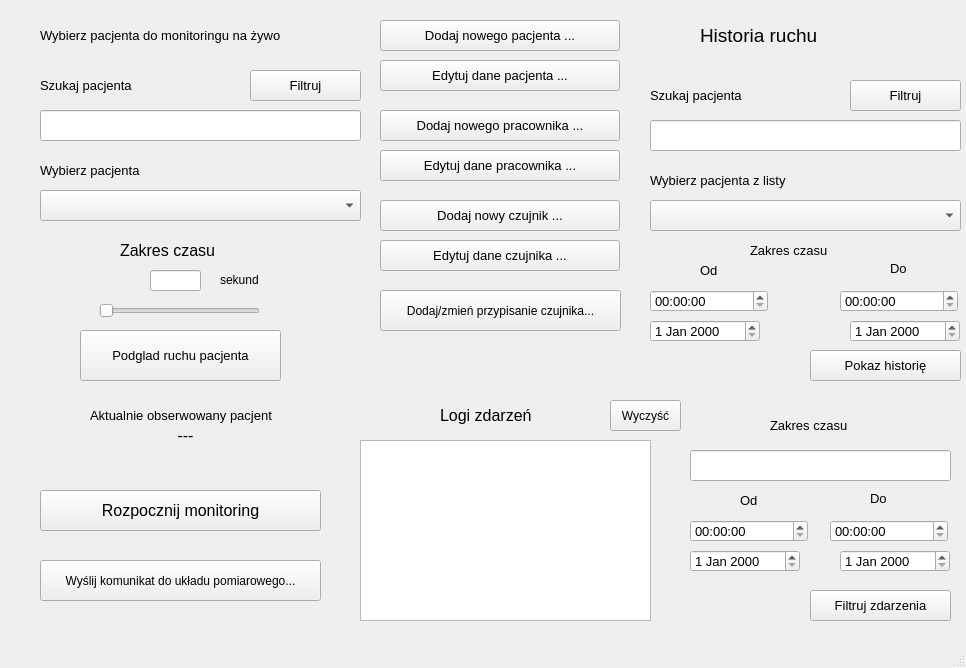
<?xml version="1.0" encoding="UTF-8"?>
<ui version="4.0">
 <class>MainWindow</class>
 <widget class="QMainWindow" name="MainWindow">
  <property name="geometry">
   <rect>
    <x>0</x>
    <y>0</y>
    <width>966</width>
    <height>668</height>
   </rect>
  </property>
  <property name="windowTitle">
   <string>MainWindow</string>
  </property>
  <widget class="QWidget" name="centralwidget">
   <widget class="QDateEdit" name="historyFromDateEdit">
    <property name="geometry">
     <rect>
      <x>650</x>
      <y>320</y>
      <width>110</width>
      <height>22</height>
     </rect>
    </property>
    <property name="font">
     <font>
      <pointsize>10</pointsize>
     </font>
    </property>
   </widget>
   <widget class="QTimeEdit" name="historyFromTimeEdit">
    <property name="geometry">
     <rect>
      <x>650</x>
      <y>290</y>
      <width>118</width>
      <height>22</height>
     </rect>
    </property>
    <property name="font">
     <font>
      <pointsize>10</pointsize>
     </font>
    </property>
   </widget>
   <widget class="QTimeEdit" name="historyToTimeEdit">
    <property name="geometry">
     <rect>
      <x>840</x>
      <y>290</y>
      <width>118</width>
      <height>22</height>
     </rect>
    </property>
    <property name="font">
     <font>
      <pointsize>10</pointsize>
     </font>
    </property>
   </widget>
   <widget class="QDateEdit" name="historyToDateEdit">
    <property name="geometry">
     <rect>
      <x>850</x>
      <y>320</y>
      <width>110</width>
      <height>22</height>
     </rect>
    </property>
    <property name="font">
     <font>
      <pointsize>10</pointsize>
     </font>
    </property>
   </widget>
   <widget class="QPushButton" name="showHistoryButton">
    <property name="geometry">
     <rect>
      <x>810</x>
      <y>350</y>
      <width>151</width>
      <height>31</height>
     </rect>
    </property>
    <property name="font">
     <font>
      <pointsize>10</pointsize>
     </font>
    </property>
    <property name="text">
     <string>Pokaz historię</string>
    </property>
   </widget>
   <widget class="QPushButton" name="newPatientButton">
    <property name="geometry">
     <rect>
      <x>380</x>
      <y>20</y>
      <width>240</width>
      <height>31</height>
     </rect>
    </property>
    <property name="font">
     <font>
      <pointsize>10</pointsize>
     </font>
    </property>
    <property name="text">
     <string>Dodaj nowego pacjenta ...</string>
    </property>
   </widget>
   <widget class="QComboBox" name="patientLiveComboBox">
    <property name="geometry">
     <rect>
      <x>40</x>
      <y>190</y>
      <width>321</width>
      <height>31</height>
     </rect>
    </property>
    <property name="font">
     <font>
      <pointsize>12</pointsize>
     </font>
    </property>
   </widget>
   <widget class="QLabel" name="choosePatientLabel">
    <property name="geometry">
     <rect>
      <x>40</x>
      <y>20</y>
      <width>321</width>
      <height>31</height>
     </rect>
    </property>
    <property name="font">
     <font>
      <pointsize>10</pointsize>
     </font>
    </property>
    <property name="text">
     <string>Wybierz pacjenta do monitoringu na żywo</string>
    </property>
   </widget>
   <widget class="QLabel" name="historyLabel">
    <property name="geometry">
     <rect>
      <x>700</x>
      <y>20</y>
      <width>161</width>
      <height>31</height>
     </rect>
    </property>
    <property name="font">
     <font>
      <pointsize>14</pointsize>
     </font>
    </property>
    <property name="text">
     <string>Historia ruchu</string>
    </property>
   </widget>
   <widget class="QPushButton" name="pushButtonObserve">
    <property name="geometry">
     <rect>
      <x>80</x>
      <y>330</y>
      <width>201</width>
      <height>51</height>
     </rect>
    </property>
    <property name="font">
     <font>
      <pointsize>10</pointsize>
     </font>
    </property>
    <property name="text">
     <string>Podglad ruchu pacjenta</string>
    </property>
   </widget>
   <widget class="QPushButton" name="editPatientButton">
    <property name="geometry">
     <rect>
      <x>380</x>
      <y>60</y>
      <width>240</width>
      <height>31</height>
     </rect>
    </property>
    <property name="font">
     <font>
      <pointsize>10</pointsize>
     </font>
    </property>
    <property name="text">
     <string>Edytuj dane pacjenta ...</string>
    </property>
   </widget>
   <widget class="QPushButton" name="newUserButton">
    <property name="geometry">
     <rect>
      <x>380</x>
      <y>110</y>
      <width>240</width>
      <height>31</height>
     </rect>
    </property>
    <property name="font">
     <font>
      <pointsize>10</pointsize>
     </font>
    </property>
    <property name="text">
     <string>Dodaj nowego pracownika ...</string>
    </property>
   </widget>
   <widget class="QPushButton" name="editUserButton">
    <property name="geometry">
     <rect>
      <x>380</x>
      <y>150</y>
      <width>240</width>
      <height>31</height>
     </rect>
    </property>
    <property name="font">
     <font>
      <pointsize>10</pointsize>
     </font>
    </property>
    <property name="text">
     <string>Edytuj dane pracownika ...</string>
    </property>
   </widget>
   <widget class="QLabel" name="logsLabel">
    <property name="geometry">
     <rect>
      <x>440</x>
      <y>400</y>
      <width>121</width>
      <height>31</height>
     </rect>
    </property>
    <property name="font">
     <font>
      <pointsize>12</pointsize>
     </font>
    </property>
    <property name="text">
     <string>Logi zdarzeń</string>
    </property>
   </widget>
   <widget class="QLabel" name="label_6">
    <property name="geometry">
     <rect>
      <x>740</x>
      <y>490</y>
      <width>21</width>
      <height>20</height>
     </rect>
    </property>
    <property name="font">
     <font>
      <pointsize>10</pointsize>
     </font>
    </property>
    <property name="text">
     <string>Od</string>
    </property>
   </widget>
   <widget class="QTimeEdit" name="eventTimeTo">
    <property name="geometry">
     <rect>
      <x>830</x>
      <y>520</y>
      <width>118</width>
      <height>22</height>
     </rect>
    </property>
    <property name="font">
     <font>
      <pointsize>10</pointsize>
     </font>
    </property>
   </widget>
   <widget class="QTimeEdit" name="eventTimeFrom">
    <property name="geometry">
     <rect>
      <x>690</x>
      <y>520</y>
      <width>118</width>
      <height>22</height>
     </rect>
    </property>
    <property name="font">
     <font>
      <pointsize>10</pointsize>
     </font>
    </property>
   </widget>
   <widget class="QDateEdit" name="eventDateTo">
    <property name="geometry">
     <rect>
      <x>840</x>
      <y>550</y>
      <width>110</width>
      <height>22</height>
     </rect>
    </property>
    <property name="font">
     <font>
      <pointsize>10</pointsize>
     </font>
    </property>
   </widget>
   <widget class="QLabel" name="label_7">
    <property name="geometry">
     <rect>
      <x>870</x>
      <y>490</y>
      <width>21</width>
      <height>16</height>
     </rect>
    </property>
    <property name="font">
     <font>
      <pointsize>10</pointsize>
     </font>
    </property>
    <property name="text">
     <string>Do</string>
    </property>
   </widget>
   <widget class="QDateEdit" name="eventDateFrom">
    <property name="geometry">
     <rect>
      <x>690</x>
      <y>550</y>
      <width>110</width>
      <height>22</height>
     </rect>
    </property>
    <property name="font">
     <font>
      <pointsize>10</pointsize>
     </font>
    </property>
   </widget>
   <widget class="QPushButton" name="showEventsButton">
    <property name="geometry">
     <rect>
      <x>810</x>
      <y>590</y>
      <width>141</width>
      <height>31</height>
     </rect>
    </property>
    <property name="font">
     <font>
      <pointsize>10</pointsize>
     </font>
    </property>
    <property name="text">
     <string>Filtruj zdarzenia</string>
    </property>
   </widget>
   <widget class="QLabel" name="label_8">
    <property name="geometry">
     <rect>
      <x>770</x>
      <y>410</y>
      <width>121</width>
      <height>31</height>
     </rect>
    </property>
    <property name="font">
     <font>
      <pointsize>10</pointsize>
     </font>
    </property>
    <property name="text">
     <string>Zakres czasu</string>
    </property>
   </widget>
   <widget class="QLabel" name="label_9">
    <property name="geometry">
     <rect>
      <x>700</x>
      <y>260</y>
      <width>21</width>
      <height>20</height>
     </rect>
    </property>
    <property name="font">
     <font>
      <pointsize>10</pointsize>
     </font>
    </property>
    <property name="text">
     <string>Od</string>
    </property>
   </widget>
   <widget class="QLabel" name="label_10">
    <property name="geometry">
     <rect>
      <x>890</x>
      <y>260</y>
      <width>21</width>
      <height>16</height>
     </rect>
    </property>
    <property name="font">
     <font>
      <pointsize>10</pointsize>
     </font>
    </property>
    <property name="text">
     <string>Do</string>
    </property>
   </widget>
   <widget class="QLabel" name="label_11">
    <property name="geometry">
     <rect>
      <x>750</x>
      <y>240</y>
      <width>101</width>
      <height>21</height>
     </rect>
    </property>
    <property name="font">
     <font>
      <pointsize>10</pointsize>
     </font>
    </property>
    <property name="text">
     <string>Zakres czasu</string>
    </property>
   </widget>
   <widget class="QLabel" name="currentPersonTitleLabel">
    <property name="geometry">
     <rect>
      <x>90</x>
      <y>400</y>
      <width>251</width>
      <height>31</height>
     </rect>
    </property>
    <property name="font">
     <font>
      <pointsize>10</pointsize>
     </font>
    </property>
    <property name="text">
     <string>Aktualnie obserwowany pacjent</string>
    </property>
   </widget>
   <widget class="QPushButton" name="assignSensorPushButton">
    <property name="geometry">
     <rect>
      <x>380</x>
      <y>290</y>
      <width>241</width>
      <height>41</height>
     </rect>
    </property>
    <property name="font">
     <font>
      <pointsize>9</pointsize>
     </font>
    </property>
    <property name="text">
     <string>Dodaj/zmień przypisanie czujnika...</string>
    </property>
   </widget>
   <widget class="QSlider" name="rangeSlider">
    <property name="geometry">
     <rect>
      <x>99</x>
      <y>300</y>
      <width>161</width>
      <height>21</height>
     </rect>
    </property>
    <property name="orientation">
     <enum>Qt::Horizontal</enum>
    </property>
   </widget>
   <widget class="QLabel" name="timeRangeLabel">
    <property name="geometry">
     <rect>
      <x>120</x>
      <y>240</y>
      <width>121</width>
      <height>21</height>
     </rect>
    </property>
    <property name="font">
     <font>
      <pointsize>12</pointsize>
     </font>
    </property>
    <property name="text">
     <string>Zakres czasu</string>
    </property>
   </widget>
   <widget class="QLineEdit" name="sliderValueLineEdit">
    <property name="geometry">
     <rect>
      <x>150</x>
      <y>270</y>
      <width>51</width>
      <height>21</height>
     </rect>
    </property>
   </widget>
   <widget class="QLabel" name="sliderSecondsUnitLabel">
    <property name="geometry">
     <rect>
      <x>220</x>
      <y>270</y>
      <width>61</width>
      <height>20</height>
     </rect>
    </property>
    <property name="text">
     <string>sekund</string>
    </property>
   </widget>
   <widget class="QComboBox" name="patientHistoryComboBox">
    <property name="geometry">
     <rect>
      <x>650</x>
      <y>200</y>
      <width>311</width>
      <height>31</height>
     </rect>
    </property>
    <property name="font">
     <font>
      <pointsize>12</pointsize>
     </font>
    </property>
   </widget>
   <widget class="QLabel" name="label_2">
    <property name="geometry">
     <rect>
      <x>650</x>
      <y>80</y>
      <width>131</width>
      <height>31</height>
     </rect>
    </property>
    <property name="font">
     <font>
      <pointsize>10</pointsize>
     </font>
    </property>
    <property name="text">
     <string>Szukaj pacjenta</string>
    </property>
   </widget>
   <widget class="QPushButton" name="pushButtonFilterHistoryPatient">
    <property name="geometry">
     <rect>
      <x>850</x>
      <y>80</y>
      <width>111</width>
      <height>31</height>
     </rect>
    </property>
    <property name="font">
     <font>
      <pointsize>10</pointsize>
     </font>
    </property>
    <property name="text">
     <string>Filtruj</string>
    </property>
   </widget>
   <widget class="QLineEdit" name="filterHistoryLineEdit">
    <property name="geometry">
     <rect>
      <x>650</x>
      <y>120</y>
      <width>311</width>
      <height>31</height>
     </rect>
    </property>
    <property name="text">
     <string/>
    </property>
   </widget>
   <widget class="QLabel" name="label_3">
    <property name="geometry">
     <rect>
      <x>650</x>
      <y>170</y>
      <width>191</width>
      <height>21</height>
     </rect>
    </property>
    <property name="font">
     <font>
      <pointsize>10</pointsize>
     </font>
    </property>
    <property name="text">
     <string>Wybierz pacjenta z listy</string>
    </property>
   </widget>
   <widget class="QLabel" name="seekPatientLabel">
    <property name="geometry">
     <rect>
      <x>40</x>
      <y>70</y>
      <width>131</width>
      <height>31</height>
     </rect>
    </property>
    <property name="font">
     <font>
      <pointsize>10</pointsize>
     </font>
    </property>
    <property name="text">
     <string>Szukaj pacjenta</string>
    </property>
   </widget>
   <widget class="QLineEdit" name="filterLiveLineEdit">
    <property name="geometry">
     <rect>
      <x>40</x>
      <y>110</y>
      <width>321</width>
      <height>31</height>
     </rect>
    </property>
    <property name="text">
     <string/>
    </property>
   </widget>
   <widget class="QPushButton" name="pushButtonFilterLivePatient">
    <property name="geometry">
     <rect>
      <x>250</x>
      <y>70</y>
      <width>111</width>
      <height>31</height>
     </rect>
    </property>
    <property name="font">
     <font>
      <pointsize>10</pointsize>
     </font>
    </property>
    <property name="text">
     <string>Filtruj</string>
    </property>
   </widget>
   <widget class="QLabel" name="choosePatientLabel_2">
    <property name="geometry">
     <rect>
      <x>40</x>
      <y>160</y>
      <width>191</width>
      <height>21</height>
     </rect>
    </property>
    <property name="font">
     <font>
      <pointsize>10</pointsize>
     </font>
    </property>
    <property name="text">
     <string>Wybierz pacjenta</string>
    </property>
   </widget>
   <widget class="QLabel" name="currentPersonLabel">
    <property name="geometry">
     <rect>
      <x>10</x>
      <y>420</y>
      <width>351</width>
      <height>31</height>
     </rect>
    </property>
    <property name="font">
     <font>
      <pointsize>12</pointsize>
     </font>
    </property>
    <property name="text">
     <string>---</string>
    </property>
    <property name="alignment">
     <set>Qt::AlignCenter</set>
    </property>
   </widget>
   <widget class="QPushButton" name="editSensorButton">
    <property name="geometry">
     <rect>
      <x>380</x>
      <y>240</y>
      <width>240</width>
      <height>31</height>
     </rect>
    </property>
    <property name="font">
     <font>
      <pointsize>10</pointsize>
     </font>
    </property>
    <property name="text">
     <string>Edytuj dane czujnika ...</string>
    </property>
   </widget>
   <widget class="QPushButton" name="newSensorButton">
    <property name="geometry">
     <rect>
      <x>380</x>
      <y>200</y>
      <width>240</width>
      <height>31</height>
     </rect>
    </property>
    <property name="font">
     <font>
      <pointsize>10</pointsize>
     </font>
    </property>
    <property name="text">
     <string>Dodaj nowy czujnik ...</string>
    </property>
   </widget>
   <widget class="QPushButton" name="pushButtonBegin">
    <property name="geometry">
     <rect>
      <x>40</x>
      <y>490</y>
      <width>281</width>
      <height>41</height>
     </rect>
    </property>
    <property name="font">
     <font>
      <pointsize>12</pointsize>
     </font>
    </property>
    <property name="text">
     <string>Rozpocznij monitoring</string>
    </property>
   </widget>
   <widget class="QPushButton" name="sendMsgPushButton">
    <property name="geometry">
     <rect>
      <x>40</x>
      <y>560</y>
      <width>281</width>
      <height>41</height>
     </rect>
    </property>
    <property name="text">
     <string>Wyślij komunikat do układu pomiarowego...</string>
    </property>
   </widget>
   <widget class="QListWidget" name="eventList">
    <property name="geometry">
     <rect>
      <x>360</x>
      <y>440</y>
      <width>291</width>
      <height>181</height>
     </rect>
    </property>
   </widget>
   <widget class="QPushButton" name="pushButtonCleanEvents">
    <property name="geometry">
     <rect>
      <x>610</x>
      <y>400</y>
      <width>71</width>
      <height>31</height>
     </rect>
    </property>
    <property name="text">
     <string>Wyczyść</string>
    </property>
   </widget>
   <widget class="QLineEdit" name="eventLineEdit">
    <property name="geometry">
     <rect>
      <x>690</x>
      <y>450</y>
      <width>261</width>
      <height>31</height>
     </rect>
    </property>
    <property name="text">
     <string/>
    </property>
   </widget>
  </widget>
  <widget class="QMenuBar" name="menubar">
   <property name="geometry">
    <rect>
     <x>0</x>
     <y>0</y>
     <width>966</width>
     <height>21</height>
    </rect>
   </property>
  </widget>
  <widget class="QStatusBar" name="statusbar"/>
 </widget>
 <resources/>
 <connections/>
</ui>
